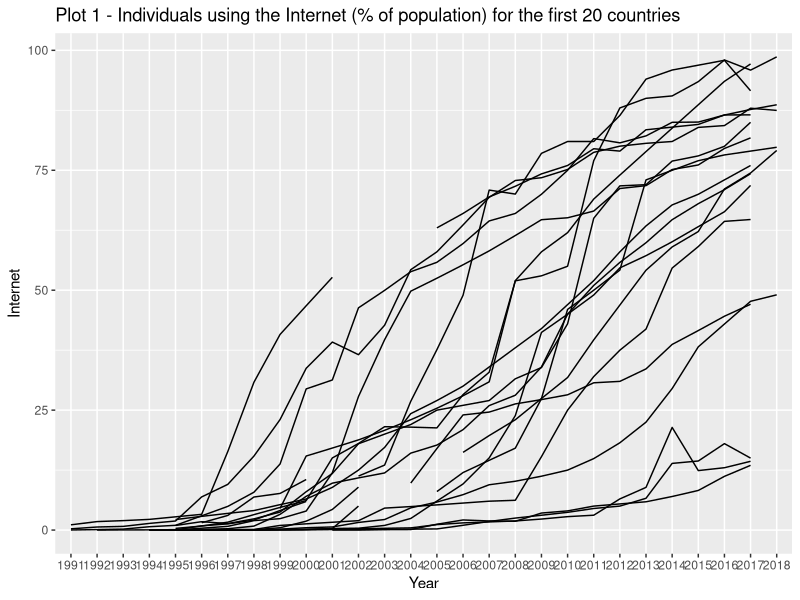
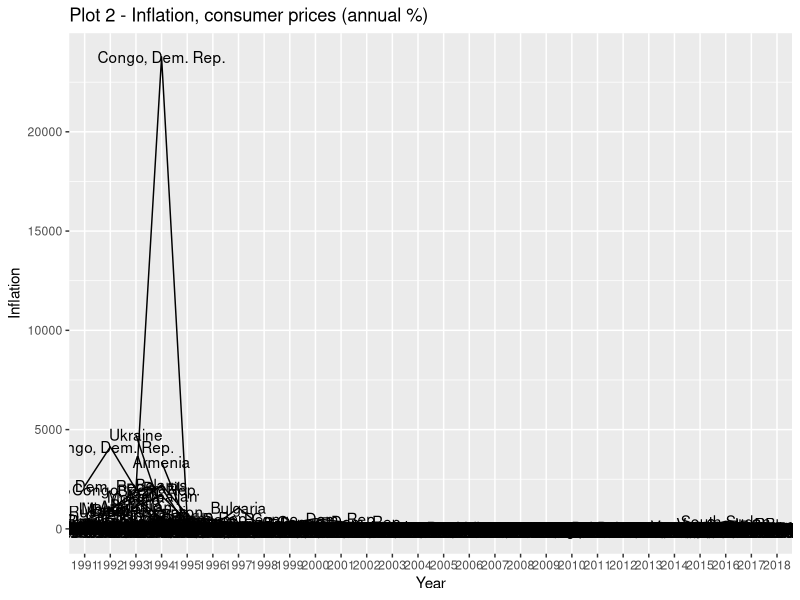

Reproduce these figures in R, in order.
## ---- chunk 1
install.packages("plm",repos='https://cran.ma.imperial.ac.uk/')
install.packages("sandwich",repos='https://cran.ma.imperial.ac.uk/')
install.packages("lmtest",repos='https://cran.ma.imperial.ac.uk/')
install.packages("ggplot2",repos='https://cran.ma.imperial.ac.uk/')
install.packages("tseries",repos='https://cran.ma.imperial.ac.uk/')
require(tseries)
require(ggplot2)
require(plm)
require(sandwich)
require(lmtest)
## ---- chunk 2
knitr::opts_chunk$set(comment = NA)
## ---- chunk 3
min<-read.csv("min.csv",header=T)
## ---- chunk 4
star=function(a) {symnum(a,cutpoints = c(0,.01,.05, .1,1),symbols = c("***","**","*",""))}
q=plm.data(min,indexes=c("Country","Year"))
q1=plm(Inflation~logInternet+Broad.money.growth,data=q,model="pooling")
q2=plm(Inflation~logInternet+Broad.money.growth+Unemployment,data=q,model="pooling")
q3=plm(Inflation~logInternet+Broad.money.growth+Unemployment+Oil,data=q,model="pooling")
q4=plm(Inflation~logInternet+Broad.money.growth+factor(Year),data=q,model="pooling")
q5=plm(Inflation~logInternet+Broad.money.growth+Unemployment+factor(Year),data=q,model="pooling")
q6=plm(Inflation~logInternet+Broad.money.growth+Unemployment+Oil+factor(Year),data=q,model="pooling")

r=matrix(data=0,nrow=7,ncol=12)
rownames(r)=c("Constant","Internet","Money","Unemployment","Oil","Adjusted R-squared","Sample Size")
colnames(r)=c("(a) Coefficient","SE","(b) Coefficient","SE","(c) Coefficient","SE","(d) Coefficient","SE","(e) Coefficient","SE","(f) Coefficient","SE")
r[,1]=t(c(paste0(round(q1$coefficients,digits=3),star(coeftest(q1,vcov.=vcovNW(q1))[,4])),NA,NA,round(r.squared(q1,dfcor=T),digits=3),nrow(q1$model)))
r[,2]=t(c(round(sqrt(diag(vcovNW(q1))),digits=3),NA,NA,NA,NA))
r[,3]=t(c(paste0(round(q2$coefficients,digits=3),star(coeftest(q2,vcov.=vcovNW(q2))[,4])),NA,round(r.squared(q2,dfcor=T),digits=3),nrow(q2$model)))
r[,4]=t(c(round(sqrt(diag(vcovNW(q2))),digits=3),NA,NA,NA))
r[,5]=t(c(paste0(round(q3$coefficients,digits=3),star(coeftest(q3,vcov.=vcovNW(q3))[,4])),round(r.squared(q3,dfcor=T),digits=3),nrow(q3$model)))
r[,6]=t(c(round(sqrt(diag(vcovNW(q3))),digits=3),NA,NA))
r[,7]=t(c(paste0(round(q4$coefficients[1:3],digits=3),star(coeftest(q4,vcov.=vcovNW(q4))[1:3,4])),NA,NA,round(r.squared(q4,dfcor=T),digits=3),nrow(q4$model)))
r[,8]=t(c(round(sqrt(diag(vcovNW(q4)))[1:3],digits=3),NA,NA,NA,NA))
r[,9]=t(c(paste0(round(q5$coefficients[1:4],digits=3),star(coeftest(q5,vcov.=vcovNW(q5))[1:4,4])),NA,round(r.squared(q5,dfcor=T),digits=3),nrow(q5$model)))
r[,10]=t(c(round(sqrt(diag(vcovNW(q5)))[1:4],digits=3),NA,NA,NA))
r[,11]=t(c(paste0(round(q6$coefficients[1:5],digits=3),star(coeftest(q6,vcov.=vcovNW(q6))[1:5,4])),round(r.squared(q6,dfcor=T),digits=3),nrow(q6$model)))
r[,12]=t(c(round(sqrt(diag(vcovNW(q6)))[1:5],digits=3),NA,NA))
## ---- chunk 5
knitr::kable(r,caption="The Internet and inflation: pooled OLS")
## ---- chunk 6
q7=plm(Inflation~logInternet+Broad.money.growth,data=q,model="random")
q8=plm(Inflation~logInternet+Broad.money.growth+Unemployment,data=q,model="random")
q9=plm(Inflation~logInternet+Broad.money.growth+Unemployment+Oil,data=q,model="random")
q10=plm(Inflation~logInternet+Broad.money.growth+factor(Year),data=q,model="random")
q11=plm(Inflation~logInternet+Broad.money.growth+Unemployment+factor(Year),data=q,model="random")
#q12=plm(Inflation~logInternet+Broad.money.growth+Unemployment+Oil+factor(Year),data=q,model="random")

s=matrix(data=0,nrow=7,ncol=12)
rownames(s)=c("Constant","Internet","Money","Unemployment","Oil","Adjusted R-squared","Sample Size")
colnames(s)=c("(a) Coefficient","SE","(b) Coefficient","SE","(c) Coefficient","SE","(d) Coefficient","SE","(e) Coefficient","SE","(f) Coefficient","SE")
s[,1]=t(c(paste0(round(q7$coefficients,digits=3),star(coeftest(q7,vcov.=vcov(q7))[,4])),NA,NA,round(r.squared(q7,dfcor=T),digits=3),nrow(q7$model)))
s[,2]=t(c(round(sqrt(diag(vcov(q7))),digits=3),NA,NA,NA,NA))
s[,3]=t(c(paste0(round(q8$coefficients,digits=3),star(coeftest(q8,vcov.=vcov(q8))[,4])),NA,round(r.squared(q8,dfcor=T),digits=3),nrow(q8$model)))
s[,4]=t(c(round(sqrt(diag(vcov(q8))),digits=3),NA,NA,NA))
s[,5]=t(c(paste0(round(q9$coefficients,digits=3),star(coeftest(q9,vcov.=vcov(q9))[,4])),round(r.squared(q9,dfcor=T),digits=3),nrow(q9$model)))
s[,6]=t(c(round(sqrt(diag(vcov(q9))),digits=3),NA,NA))
s[,7]=t(c(paste0(round(q10$coefficients[1:3],digits=3),star(coeftest(q10,vcov.=vcov(q10))[1:3,4])),NA,NA,round(r.squared(q10,dfcor=T),digits=3),nrow(q10$model)))
s[,8]=t(c(round(sqrt(diag(vcov(q10)))[1:3],digits=3),NA,NA,NA,NA))
s[,9]=t(c(paste0(round(q11$coefficients[1:4],digits=3),star(coeftest(q11,vcov.=vcov(q11))[1:4,4])),NA,round(r.squared(q11,dfcor=T),digits=3),nrow(q11$model)))
s[,10]=t(c(round(sqrt(diag(vcov(q11)))[1:4],digits=3),NA,NA,NA))
#s[,11]=t(c(paste0(round(q12$coefficients[1:5],digits=3),star(coeftest(q12,vcov.=vcov(q12))[1:5,4])),round(r.squared(q12,dfcor=T),digits=3),nrow(q12$model)))
#s[,12]=t(c(round(sqrt(diag(vcov(q12)))[1:5],digits=3),NA,NA))
## ---- chunk 7
knitr::kable(s,caption="The Internet and inflation: random effects model")
## ---- chunk 8
rep<-read.csv("rep.csv",header=T)
## ---- chunk 9
p=plm.data(rep,indexes=c("Country","Year"))
p1=plm(Inflation~logInternet+Broad.money.growth,data=p,model="pooling")
p2=plm(Inflation~logInternet+Broad.money.growth+Unemployment,data=p,model="pooling")
p3=plm(Inflation~logInternet+Broad.money.growth+Unemployment+Oil,data=p,model="pooling")
p4=plm(Inflation~logInternet+Broad.money.growth+factor(Year),data=p,model="pooling")
p5=plm(Inflation~logInternet+Broad.money.growth+Unemployment+factor(Year),data=p,model="pooling")
p6=plm(Inflation~logInternet+Broad.money.growth+Unemployment+Oil+factor(Year),data=p,model="pooling")

u=matrix(data=0,nrow=7,ncol=12)
rownames(u)=c("Constant","Internet","Money","Unemployment","Oil","Adjusted R-squared","Sample Size")
colnames(u)=c("(a) Coefficient","SE","(b) Coefficient","SE","(c) Coefficient","SE","(d) Coefficient","SE","(e) Coefficient","SE","(f) Coefficient","SE")
u[,1]=t(c(paste0(round(p1$coefficients,digits=3),star(coeftest(p1,vcov.=vcovNW(p1))[,4])),NA,NA,round(r.squared(p1,dfcor=T),digits=3),nrow(p1$model)))
u[,2]=t(c(round(sqrt(diag(vcovNW(p1))),digits=3),NA,NA,NA,NA))
u[,3]=t(c(paste0(round(p2$coefficients,digits=3),star(coeftest(p2,vcov.=vcovNW(p2))[,4])),NA,round(r.squared(p2,dfcor=T),digits=3),nrow(p2$model)))
u[,4]=t(c(round(sqrt(diag(vcovNW(p2))),digits=3),NA,NA,NA))
u[,5]=t(c(paste0(round(p3$coefficients,digits=3),star(coeftest(p3,vcov.=vcovNW(p3))[,4])),round(r.squared(p3,dfcor=T),digits=3),nrow(p3$model)))
u[,6]=t(c(round(sqrt(diag(vcovNW(p3))),digits=3),NA,NA))
u[,7]=t(c(paste0(round(p4$coefficients[1:3],digits=3),star(coeftest(p4,vcov.=vcovNW(p4))[1:3,4])),NA,NA,round(r.squared(p4,dfcor=T),digits=3),nrow(p4$model)))
u[,8]=t(c(round(sqrt(diag(vcovNW(p4)))[1:3],digits=3),NA,NA,NA,NA))
u[,9]=t(c(paste0(round(p5$coefficients[1:4],digits=3),star(coeftest(p5,vcov.=vcovNW(p5))[1:4,4])),NA,round(r.squared(p5,dfcor=T),digits=3),nrow(p5$model)))
u[,10]=t(c(round(sqrt(diag(vcovNW(p5)))[1:4],digits=3),NA,NA,NA))
u[,11]=t(c(paste0(round(p6$coefficients[1:5],digits=3),star(coeftest(p6,vcov.=vcovNW(p6))[1:5,4])),round(r.squared(p6,dfcor=T),digits=3),nrow(p6$model)))
u[,12]=t(c(round(sqrt(diag(vcovNW(p6)))[1:5],digits=3),NA,NA))
## ---- chunk 10
knitr::kable(u,caption="The Internet and inflation: pooled OLS")
## ---- chunk 11
p7=plm(Inflation~logInternet+Broad.money.growth,data=p,model="random")
p8=plm(Inflation~logInternet+Broad.money.growth+Unemployment,data=p,model="random")
p9=plm(Inflation~logInternet+Broad.money.growth+Unemployment+Oil,data=p,model="random")
p10=plm(Inflation~logInternet+Broad.money.growth+factor(Year),data=p,model="random")
p11=plm(Inflation~logInternet+Broad.money.growth+Unemployment+factor(Year),data=p,model="random")
#p12=plm(Inflation~logInternet+Broad.money.growth+Unemployment+Oil+factor(Year),data=p,model="random")

v=matrix(data=0,nrow=7,ncol=12)
rownames(v)=c("Constant","Internet","Money","Unemployment","Oil","Adjusted R-squared","Sample Size")
colnames(v)=c("(a) Coefficient","SE","(b) Coefficient","SE","(c) Coefficient","SE","(d) Coefficient","SE","(e) Coefficient","SE","(f) Coefficient","SE")
v[,1]=t(c(paste0(round(p7$coefficients,digits=3),star(coeftest(p7,vcov.=vcov(p7))[,4])),NA,NA,round(r.squared(p7,dfcor=T),digits=3),nrow(p7$model)))
v[,2]=t(c(round(sqrt(diag(vcov(p7))),digits=3),NA,NA,NA,NA))
v[,3]=t(c(paste0(round(p8$coefficients,digits=3),star(coeftest(p8,vcov.=vcov(p8))[,4])),NA,round(r.squared(p8,dfcor=T),digits=3),nrow(p8$model)))
v[,4]=t(c(round(sqrt(diag(vcov(p8))),digits=3),NA,NA,NA))
v[,5]=t(c(paste0(round(p9$coefficients,digits=3),star(coeftest(p9,vcov.=vcov(p9))[,4])),round(r.squared(p9,dfcor=T),digits=3),nrow(p9$model)))
v[,6]=t(c(round(sqrt(diag(vcov(p9))),digits=3),NA,NA))
v[,7]=t(c(paste0(round(p10$coefficients[1:3],digits=3),star(coeftest(p10,vcov.=vcov(p10))[1:3,4])),NA,NA,round(r.squared(p10,dfcor=T),digits=3),nrow(p10$model)))
v[,8]=t(c(round(sqrt(diag(vcov(p10)))[1:3],digits=3),NA,NA,NA,NA))
v[,9]=t(c(paste0(round(p11$coefficients[1:4],digits=3),star(coeftest(p11,vcov.=vcov(p11))[1:4,4])),NA,round(r.squared(p11,dfcor=T),digits=3),nrow(p11$model)))
v[,10]=t(c(round(sqrt(diag(vcov(p11)))[1:4],digits=3),NA,NA,NA))
#v[,11]=t(c(paste0(round(p12$coefficients[1:5],digits=3),star(coeftest(p12,vcov.=vcov(p12))[1:5,4])),round(r.squared(p12,dfcor=T),digits=3),nrow(p12$model)))
#v[,12]=t(c(round(sqrt(diag(vcov(p12)))[1:5],digits=3),NA,NA))
## ---- chunk 12
knitr::kable(v,caption="The Internet and inflation: random effects model")
## ---- chunk 13
plot1=ggplot(data = p[1:560,], aes(x = Year, y = Internet, group = Country))+geom_line()+ggtitle("Plot 1 - Individuals using the Internet (% of population) for the first 20 countries")
plot1
## ---- chunk 14
adf.test(na.omit(p$logInternet))
adf.test(na.omit(p$Inflation))
## ---- chunk 15
plot2=ggplot(data = p, aes(x = Year, y = Inflation, group = Country))+geom_line()+geom_text(label=p$Country)+ggtitle("Plot 2 - Inflation, consumer prices (annual %)")
plot2
## ---- chunk 16
p=p[-c(225:252,337:364,477:504,729:756,813:840,1233:1260,1345:1372,3053:3080,3221:3248,3613:3640,4509:4536,5685:5712),]
p1=plm(Inflation~logInternet+Broad.money.growth,data=p,model="pooling")
p2=plm(Inflation~logInternet+Broad.money.growth+Unemployment,data=p,model="pooling")
p3=plm(Inflation~logInternet+Broad.money.growth+Unemployment+Oil,data=p,model="pooling")
p4=plm(Inflation~logInternet+Broad.money.growth+factor(Year),data=p,model="pooling")
p5=plm(Inflation~logInternet+Broad.money.growth+Unemployment+factor(Year),data=p,model="pooling")
p6=plm(Inflation~logInternet+Broad.money.growth+Unemployment+Oil+factor(Year),data=p,model="pooling")

w=matrix(data=0,nrow=7,ncol=12)
rownames(w)=c("Constant","Internet","Money","Unemployment","Oil","Adjusted R-squared","Sample Size")
colnames(w)=c("(a) Coefficient","SE","(b) Coefficient","SE","(c) Coefficient","SE","(d) Coefficient","SE","(e) Coefficient","SE","(f) Coefficient","SE")
w[,1]=t(c(paste0(round(p1$coefficients,digits=3),star(coeftest(p1,vcov.=vcovNW(p1))[,4])),NA,NA,round(r.squared(p1,dfcor=T),digits=3),nrow(p1$model)))
w[,2]=t(c(round(sqrt(diag(vcovNW(p1))),digits=3),NA,NA,NA,NA))
w[,3]=t(c(paste0(round(p2$coefficients,digits=3),star(coeftest(p2,vcov.=vcovNW(p2))[,4])),NA,round(r.squared(p2,dfcor=T),digits=3),nrow(p2$model)))
w[,4]=t(c(round(sqrt(diag(vcovNW(p2))),digits=3),NA,NA,NA))
w[,5]=t(c(paste0(round(p3$coefficients,digits=3),star(coeftest(p3,vcov.=vcovNW(p3))[,4])),round(r.squared(p3,dfcor=T),digits=3),nrow(p3$model)))
w[,6]=t(c(round(sqrt(diag(vcovNW(p3))),digits=3),NA,NA))
w[,7]=t(c(paste0(round(p4$coefficients[1:3],digits=3),star(coeftest(p4,vcov.=vcovNW(p4))[1:3,4])),NA,NA,round(r.squared(p4,dfcor=T),digits=3),nrow(p4$model)))
w[,8]=t(c(round(sqrt(diag(vcovNW(p4)))[1:3],digits=3),NA,NA,NA,NA))
w[,9]=t(c(paste0(round(p5$coefficients[1:4],digits=3),star(coeftest(p5,vcov.=vcovNW(p5))[1:4,4])),NA,round(r.squared(p5,dfcor=T),digits=3),nrow(p5$model)))
w[,10]=t(c(round(sqrt(diag(vcovNW(p5)))[1:4],digits=3),NA,NA,NA))
w[,11]=t(c(paste0(round(p6$coefficients[1:5],digits=3),star(coeftest(p6,vcov.=vcovNW(p6))[1:5,4])),round(r.squared(p6,dfcor=T),digits=3),nrow(p6$model)))
w[,12]=t(c(round(sqrt(diag(vcovNW(p6)))[1:5],digits=3),NA,NA))
## ---- chunk 17
knitr::kable(w,caption="The Internet and inflation: pooled OLS")
## ---- chunk 18
p7=plm(Inflation~logInternet+Broad.money.growth,data=p,model="random")
p8=plm(Inflation~logInternet+Broad.money.growth+Unemployment,data=p,model="random")
p9=plm(Inflation~logInternet+Broad.money.growth+Unemployment+Oil,data=p,model="random")
p10=plm(Inflation~logInternet+Broad.money.growth+factor(Year),data=p,model="random")
p11=plm(Inflation~logInternet+Broad.money.growth+Unemployment+factor(Year),data=p,model="random")
#p12=plm(Inflation~logInternet+Broad.money.growth+Unemployment+Oil+factor(Year),data=p,model="random")

z=matrix(data=0,nrow=7,ncol=12)
rownames(z)=c("Constant","Internet","Money","Unemployment","Oil","Adjusted R-squared","Sample Size")
colnames(z)=c("(a) Coefficient","SE","(b) Coefficient","SE","(c) Coefficient","SE","(d) Coefficient","SE","(e) Coefficient","SE","(f) Coefficient","SE")
z[,1]=t(c(paste0(round(p7$coefficients,digits=3),star(coeftest(p7,vcov.=vcov(p7))[,4])),NA,NA,round(r.squared(p7,dfcor=T),digits=3),nrow(p7$model)))
z[,2]=t(c(round(sqrt(diag(vcov(p7))),digits=3),NA,NA,NA,NA))
z[,3]=t(c(paste0(round(p8$coefficients,digits=3),star(coeftest(p8,vcov.=vcov(p8))[,4])),NA,round(r.squared(p8,dfcor=T),digits=3),nrow(p8$model)))
z[,4]=t(c(round(sqrt(diag(vcov(p8))),digits=3),NA,NA,NA))
z[,5]=t(c(paste0(round(p9$coefficients,digits=3),star(coeftest(p9,vcov.=vcov(p9))[,4])),round(r.squared(p9,dfcor=T),digits=3),nrow(p9$model)))
z[,6]=t(c(round(sqrt(diag(vcov(p9))),digits=3),NA,NA))
z[,7]=t(c(paste0(round(p10$coefficients[1:3],digits=3),star(coeftest(p10,vcov.=vcov(p10))[1:3,4])),NA,NA,round(r.squared(p10,dfcor=T),digits=3),nrow(p10$model)))
z[,8]=t(c(round(sqrt(diag(vcov(p10)))[1:3],digits=3),NA,NA,NA,NA))
z[,9]=t(c(paste0(round(p11$coefficients[1:4],digits=3),star(coeftest(p11,vcov.=vcov(p11))[1:4,4])),NA,round(r.squared(p11,dfcor=T),digits=3),nrow(p11$model)))
z[,10]=t(c(round(sqrt(diag(vcov(p11)))[1:4],digits=3),NA,NA,NA))
#z[,11]=t(c(paste0(round(p12$coefficients[1:5],digits=3),star(coeftest(p12,vcov.=vcov(p12))[1:5,4])),round(r.squared(p12,dfcor=T),digits=3),nrow(p12$model)))
#z[,12]=t(c(round(sqrt(diag(vcov(p12)))[1:5],digits=3),NA,NA))
## ---- chunk 19
knitr::kable(z,caption="The Internet and inflation: random effects model")
## ---- chunk 20
f1=plm(Inflation~logInternet+Broad.money.growth,data=p,model="within")
f2=plm(Inflation~logInternet+Broad.money.growth+Unemployment,data=p,model="within")
f3=plm(Inflation~logInternet+Broad.money.growth+Unemployment+Oil,data=p,model="within")
f4=plm(Inflation~logInternet+Broad.money.growth+factor(Year),data=p,model="within")
f5=plm(Inflation~logInternet+Broad.money.growth+Unemployment+factor(Year),data=p,model="within")
f6=plm(Inflation~logInternet+Broad.money.growth+Unemployment+Oil+factor(Year),data=p,model="within")
## ---- chunk 21
phtest(f1,p7)
phtest(f2,p8)
phtest(f3,p9)
phtest(f4,p10)
phtest(f5,p11)
## ---- chunk 22
f=matrix(data=0,nrow=6,ncol=12)
rownames(f)=c("Internet","Money","Unemployment","Oil","Adjusted R-squared","Sample Size")
colnames(f)=c("(a) Coefficient","SE","(b) Coefficient","SE","(c) Coefficient","SE","(d) Coefficient","SE","(e) Coefficient","SE","(f) Coefficient","SE")
f[,1]=t(c(paste0(round(f1$coefficients,digits=3),star(coeftest(f1,vcov.=vcov(f1))[,4])),NA,NA,round(r.squared(f1,dfcor=T),digits=3),nrow(f1$model)))
f[,2]=t(c(round(sqrt(diag(vcov(f1))),digits=3),NA,NA,NA,NA))
f[,3]=t(c(paste0(round(f2$coefficients,digits=3),star(coeftest(f2,vcov.=vcov(f2))[,4])),NA,round(r.squared(f2,dfcor=T),digits=3),nrow(f2$model)))
f[,4]=t(c(round(sqrt(diag(vcov(f2))),digits=3),NA,NA,NA))
f[,5]=t(c(paste0(round(f3$coefficients,digits=3),star(coeftest(f3,vcov.=vcov(f3))[,4])),round(r.squared(f3,dfcor=T),digits=3),nrow(f3$model)))
f[,6]=t(c(round(sqrt(diag(vcov(f3))),digits=3),NA,NA))
f[,7]=t(c(paste0(round(f4$coefficients[1:2],digits=3),star(coeftest(f4,vcov.=vcov(f4))[1:2,4])),NA,NA,round(r.squared(f4,dfcor=T),digits=3),nrow(f4$model)))
f[,8]=t(c(round(sqrt(diag(vcov(f4)))[1:2],digits=3),NA,NA,NA,NA))
f[,9]=t(c(paste0(round(f5$coefficients[1:3],digits=3),star(coeftest(f5,vcov.=vcov(f5))[1:3,4])),NA,round(r.squared(f5,dfcor=T),digits=3),nrow(f5$model)))
f[,10]=t(c(round(sqrt(diag(vcov(f5)))[1:3],digits=3),NA,NA,NA))
f[,11]=t(c(paste0(round(f6$coefficients[1:4],digits=3),star(coeftest(f6,vcov.=vcov(f6))[1:4,4])),round(r.squared(f6,dfcor=T),digits=3),nrow(f6$model)))
f[,12]=t(c(round(sqrt(diag(vcov(f6)))[1:4],digits=3),NA,NA))
## ---- chunk 23
knitr::kable(f,caption="The Internet and inflation: fixed effects model")
